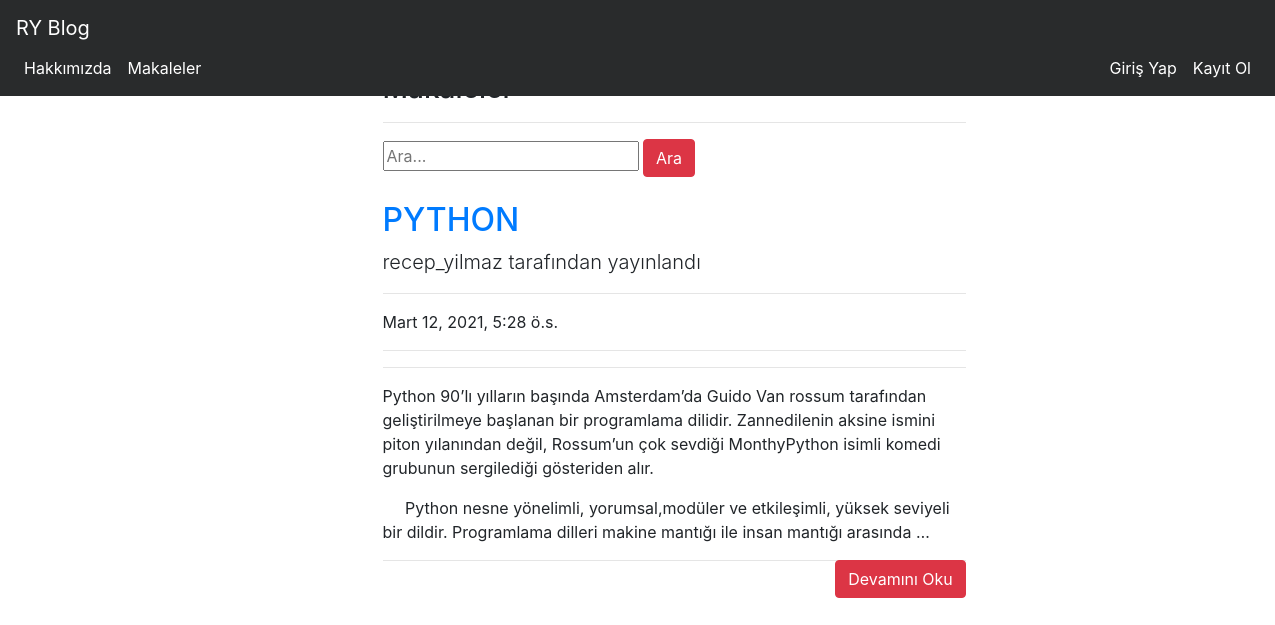
The app's page /articles/ with its own data.
### article/models.py (models this page shows, shortened)
class Article(models.Model):
    author = models.ForeignKey("auth.User", verbose_name=("Yazar"), on_delete=models.CASCADE)
    title = models.CharField(max_length= 50,verbose_name=("Baslik"))
    content = RichTextField()
    created_date = models.DateTimeField(auto_now=False, auto_now_add=True,verbose_name=("0lusturma_tarihi"))
    a_image = models.FileField(blank = True,null = True,verbose_name=("makaleye resim"))
    class Meta:
        ordering = ['-created_date']

### article/views.py (the view)
# urls.py: path('',views.articles,name = "articles"),
def articles(request):
    keyword = request.GET.get("keyword")
    if keyword:
        articles = Article.objects.filter(title__contains = keyword)
        return render(request,"articles.html",{"articles":articles})
    articles = Article.objects.all()
    return render(request,"articles.html",{"articles":articles})

### templates/articles.html (shortened to what this page needs)
{% extends 'layout.html' %}
{% block body %}
<div class ="row">
        <div class="col-md-10 offset-md-3">
            <div class="col-lg-8">
                <h3>Makaleler</h3>
                <hr>
                </div>
        </div>
</div>
<div class ="row">
    <div class="col-md-10 offset-md-3">
        <div class="col-lg-8">
            <form>
                <input type="text" name = "keyword" class="input-sm" maxlength="64" placeholder="Ara...">
              <button type="submit" class="btn btn-danger">Ara</button>
            </form>
      </div>
    </div>
</div>
{% if articles %}
{% for article in articles %}
<div class="row">
    <div class="col-md-10 offset-md-3">
    <div class="col-lg-8">
      <a href="{% url 'article:detail' article.id %}"><h2 class="mt-4">{{article.title}}</h2></a>
      <p class="lead">
        {{article.author.username}} tarafından yayınlandı
      </p>
      <hr>
      <p>{{article.created_date}}</p>
      <hr>
      <hr>
      <p class="lead">
          {{article.content|safe|truncatewords:50}}
      </p>
      <a style ="float : right;" href="{% url 'article:detail' article.id %}" class ="btn btn-danger">Devamını Oku</a>
      <hr>
        </div>
      </div>
      </div>
{% endfor %}
{% endif %}
{% endblock %}

### records on screen
Article: title "PYTHON", author.username "recep_yilmaz", created_date "Mart 12, 2021, 5:28 ö.s.", content "Python 90’lı yılların başında Amsterdam’da Guido Van rossum tarafından geliştirilmeye başlanan bir programlama dilidir. Zannedilenin aksine ismini piton yılanından değil, Rossum’un çok sevdiği MonthyPython isimli komedi grubunun sergilediği gösteriden alır. Python nesne yönelimli, yorumsal,modüler ve etkileşimli, yüksek seviyeli bir dildir. Programlama dilleri makine mantığı ile insan mantığı arasında …"
